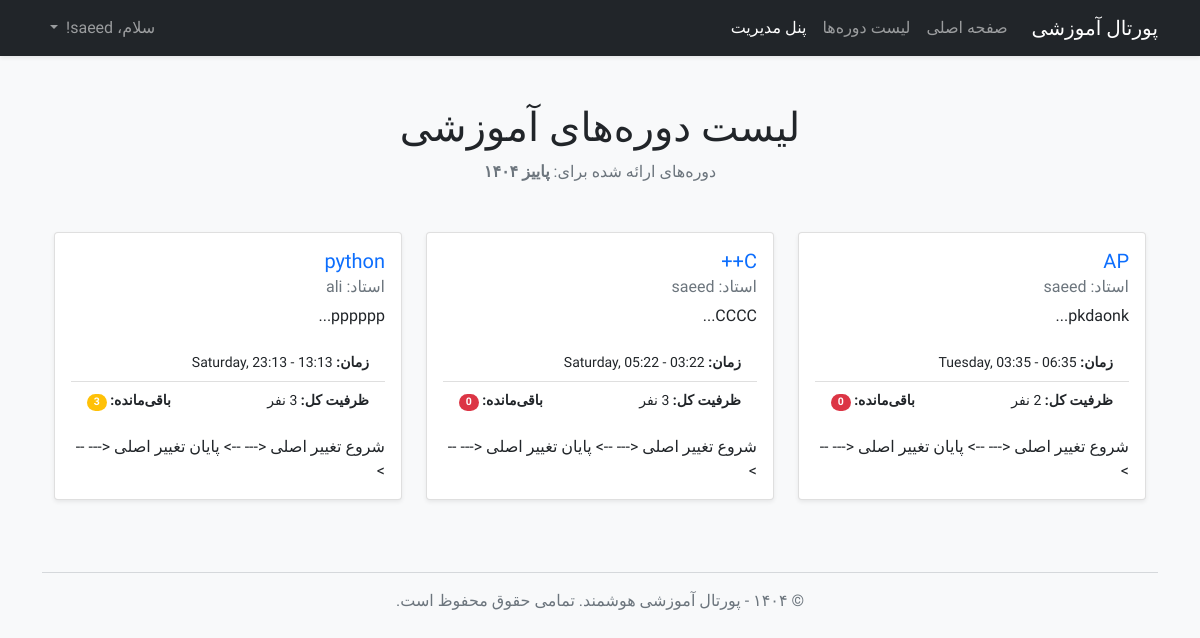
The app's page /courses (signed in) with its own data.
### app/models.py (models this page shows, shortened)
class User(UserMixin, db.Model):
    id = db.Column(db.Integer, primary_key=True)
    username = db.Column(db.String(64), index=True, unique=True, nullable=False)
    email = db.Column(db.String(120), index=True, unique=True, nullable=False)
    password_hash = db.Column(db.String(128))
    role = db.Column(db.String(20), nullable=False, default='student')
    enrollments = db.relationship('Enrollment', backref='student', lazy='dynamic', foreign_keys='Enrollment.user_id')
    taught_courses = db.relationship('Course', backref='instructor', lazy='dynamic',
                                     foreign_keys='Course.instructor_id')

class Term(db.Model):
    id = db.Column(db.Integer, primary_key=True)
    name = db.Column(db.String(140), nullable=False, unique=True)
    is_active = db.Column(db.Boolean, default=False, nullable=False)
    courses = db.relationship('Course', backref='term', lazy='dynamic')

class Course(db.Model):
    id = db.Column(db.Integer, primary_key=True)
    title = db.Column(db.String(140), nullable=False)
    description = db.Column(db.Text)
    credits = db.Column(db.Integer, nullable=False, default=3)
    day_of_week = db.Column(db.String(20), nullable=False)
    start_time = db.Column(db.Time, nullable=False)
    end_time = db.Column(db.Time, nullable=False)
    capacity = db.Column(db.Integer, default=20)
    instructor_id = db.Column(db.Integer, db.ForeignKey('user.id'))
    term_id = db.Column(db.Integer, db.ForeignKey('term.id'), nullable=False)
    enrollments = db.relationship('Enrollment', backref='course', lazy='dynamic', foreign_keys='Enrollment.course_id')
    prereqs = db.relationship(
        'Course', secondary=prerequisites,
        primaryjoin=(prerequisites.c.course_id == id),
        secondaryjoin=(prerequisites.c.prerequisite_id == id),
        backref=db.backref('is_prereq_for', lazy='dynamic'),
        lazy='dynamic'
    )

### app/routes.py (the view)
@app.route('/courses')
def courses():
    page = request.args.get('page', 1, type=int)
    active_term = Term.query.filter_by(is_active=True).first()
    pagination = None
    if not active_term:
        flash('در حال حاضر هیچ ترم فعالی برای ثبت‌نام وجود ندارد.', 'warning')
        all_courses = []
    else:
        pagination = Course.query.filter_by(term_id=active_term.id).options(db.joinedload(Course.instructor)).order_by(Course.title).paginate(page=page, per_page=6, error_out=False)
        all_courses = pagination.items
    enrollment_counts = {e.course_id: e.count for e in db.session.query(Enrollment.course_id, func.count(Enrollment.course_id).label('count')).group_by(Enrollment.course_id).all()}
    student_enrollments_ids = {e.course_id for e in current_user.enrollments} if current_user.is_authenticated and current_user.role == 'student' else set()
    return render_template('courses.html', title='لیست دوره‌ها', pagination=pagination, courses=all_courses, enrollment_counts=enrollment_counts, student_enrollments_ids=student_enrollments_ids, active_term=active_term)

### app/models.py (called while the page is built)
@login.user_loader
def load_user(id):
    return User.query.get(int(id))

### app/templates/courses.html (shortened to what this page needs)
{% extends "base.html" %}
{% block content %}
<div class="container py-4">
    <div class="text-center">
        <h1 class="mb-2">لیست دوره‌های آموزشی</h1>
        {% if active_term %}
            <p class="text-muted mb-5">دوره‌های ارائه شده برای: <span class="fw-bold">{{ active_term.name }}</span></p>
        {% endif %}
    </div>
    <div class="row row-cols-1 row-cols-md-2 row-cols-lg-3 g-4">
        {% for course in courses %}
        {% set enrolled_count = enrollment_counts.get(course.id, 0) %}
        {% set remaining_capacity = course.capacity - enrolled_count %}
        <div class="col">
            <div class="card h-100 shadow-sm card-hover">
                <div class="card-body d-flex flex-column">
                    <h5 class="card-title">
                        <a href="{{ url_for('course_detail', course_id=course.id) }}" class="text-decoration-none stretched-link">
                            {{ course.title }}
                        </a>
                    </h5>
                    <h6 class="card-subtitle mb-2 text-muted">استاد: {{ course.instructor.username }}</h6>
                    <p class="card-text flex-grow-1">{{ course.description[:80] }}...</p>
                    <ul class="list-group list-group-flush mb-3">
                        <li class="list-group-item small">
                            <strong>زمان:</strong> {{ course.day_of_week }}, {{ course.start_time.strftime('%H:%M') }} - {{ course.end_time.strftime('%H:%M') }}
                        </li>
                        <li class="list-group-item small d-flex justify-content-between">
                            <span><strong>ظرفیت کل:</strong> {{ course.capacity }} نفر</span>
                            <span><strong>باقی‌مانده:</strong>
                                <span class="badge bg-{% if remaining_capacity > 5 %}success{% elif remaining_capacity > 0 %}warning{% else %}danger{% endif %} rounded-pill">
                                    {{ remaining_capacity }}
                                </span>
                            </span>
                        </li>
                    </ul>
                    شروع تغییر اصلی <--- -->
                    پایان تغییر اصلی <--- -->
                </div>
            </div>
        </div>
        {% else %}
        <div class="col-12">
            <p class="text-center">در حال حاضر هیچ دوره‌ای برای نمایش وجود ندارد.</p>
        </div>
        {% endfor %}
    </div>
</div>
{% endblock %}

### app/templates/base.html (shortened to what this page needs)
<!doctype html>
<html lang="fa" dir="rtl">
<head>
    <link href="https://cdn.jsdelivr.net/npm/bootstrap@5.1.3/dist/css/bootstrap.rtl.min.css" rel="stylesheet">
    <link rel="stylesheet" href="{{ url_for('static', filename='css/style.css') }}">
</head>
<body class="bg-light">
    <nav class="navbar navbar-expand-lg navbar-dark bg-dark shadow-sm">
        <div class="container">
            <a class="navbar-brand" href="{{ url_for('home') }}">پورتال آموزشی</a>
            <div class="collapse navbar-collapse" id="navbarNav">
                <ul class="navbar-nav me-auto mb-2 mb-lg-0">
                    <li class="nav-item">
                        <a class="nav-link" href="{{ url_for('home') }}">صفحه اصلی</a>
                    </li>
                    <li class="nav-item">
                        <a class="nav-link" href="{{ url_for('courses') }}">لیست دوره‌ها</a>
                    </li>
                    {% if current_user.is_authenticated %}
                        <li class="nav-item">
                            <a class="nav-link active" href="{{ url_for('my_dashboard') }}">
                                {% if current_user.role == 'student' %}
                                    داشبورد من
                                {% else %}
                                    پنل مدیریت
                                {% endif %}
                            </a>
                        </li>
                    {% endif %}
                </ul>
                <ul class="navbar-nav ms-auto">
                    {% if current_user.is_anonymous %}
                    <li class="nav-item">
                        <a class="nav-link" href="{{ url_for('login') }}">ورود</a>
                    </li>
                    {% else %}
                    <li class="nav-item dropdown">
                        <a class="nav-link dropdown-toggle" href="#" id="navbarDropdown" role="button" data-bs-toggle="dropdown">
                            سلام، {{ current_user.username }}!
                        </a>
                    </li>
                    {% endif %}
                </ul>
            </div>
        </div>
    </nav>
    <main class="container mt-4">
        {% block content %}{% endblock %}
    </main>
    <footer class="container text-center mt-5 mb-3 text-muted">
        <hr>
        <p>&copy; ۱۴۰۴ - پورتال آموزشی هوشمند. تمامی حقوق محفوظ است.</p>
    </footer>
</body>
</html>

### app/static/css/style.css (style rules this page uses)
body { font-family: 'Vazirmatn', sans-serif; font-weight: 400; }

### records on screen
User: username "saeed"
Term: name "پاییز ۱۴۰۴"
Course: title "AP", instructor.username "saeed", description "pkdaonk", day_of_week "Tuesday", start_time "03:35", end_time "06:35", remaining_capacity "0"
Course: title "C++", instructor.username "saeed", description "CCCC", day_of_week "Saturday", start_time "05:22", end_time "03:22", remaining_capacity "0"
Course: title "python", instructor.username "ali", description "pppppp", day_of_week "Saturday", start_time "23:13", end_time "13:13", remaining_capacity "3"
